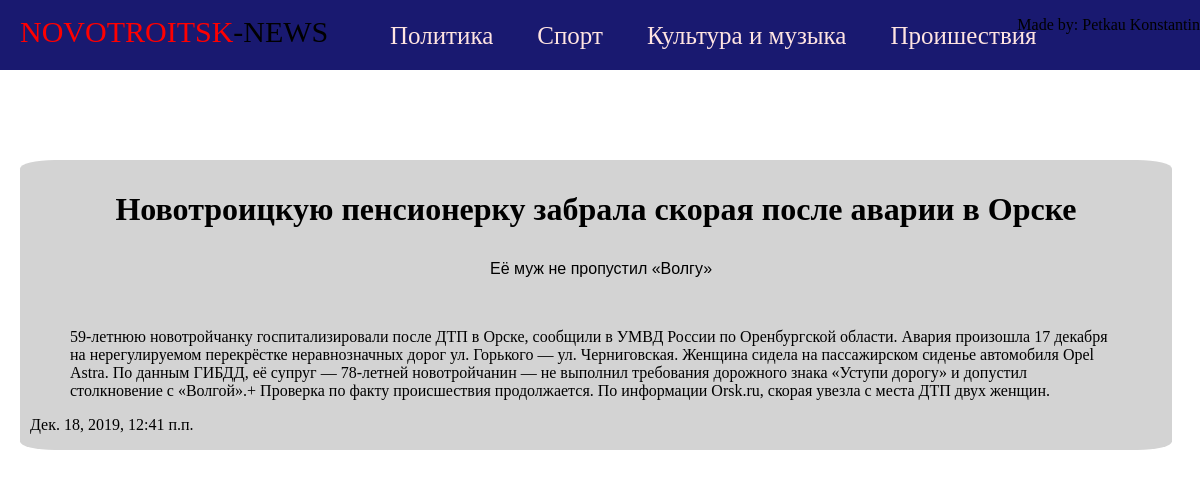
/4, run on the app's committed database.
### main/models.py (models this page shows, shortened)
class News_Article(models.Model):
	title = models.CharField(max_length = 100, verbose_name = 'Заголовок')
	subtitle = models.CharField(max_length = 300, verbose_name = 'Подзаголовок')
	text = models.TextField(verbose_name = 'Текст статьи')
	pub_date = models.DateTimeField(auto_now_add = True)
	citie = models.ForeignKey(Citie, on_delete = models.PROTECT, verbose_name = 'Город')
	category = models.ForeignKey(Category, on_delete = models.PROTECT, verbose_name = 'Категория')
	class Meta:
		verbose_name = 'Новостная статья'
		verbose_name_plural = 'Новостные статьи'
		ordering = ['-pub_date']

### main/views.py (the view)
# urls.py: path('<int:article_id>', views.article, name = 'article'),
def article(request, article_id):
	a = News_Article.objects.get(id = article_id)
	return render(request, 'main/article.html', {'news_article': a})

### templates/main/article.html
{%extends 'base.html'%}
{%block content%}
<div class='article_block'>
    <h1 class='article_title'>{{news_article.title}}</h1>
    <p class='article_subtitle'>{{news_article.subtitle}}</p><br>
    <p class='article_text'>{{news_article.text}}</p>
    <p>{{news_article.pub_date}}</p>
</div>
{%endblock%}

### static/main/style.css (style rules this page uses)
body { margin:0; padding:0; }
div { margin:20px; background:#D3D3D3; border-radius:3%; }
div h1 { padding:10px; }
div p { padding-left:10px; }
.article_title { text-align: center; }
.article_block { position:absolute; top:70px; width:96%; background:#D3D3D3; }
.article_subtitle { text-align: center; font-family:Arial; }
.article_text { padding-left:50px; padding-right:50px; }

### data on the page
News_Article: title "Новотроицкую пенсионерку забрала скорая после аварии в Орске", subtitle "Её муж не пропустил «Волгу»", text "59-летнюю новотройчанку госпитализировали после ДТП в Орске, сообщили в УМВД России по Оренбургской области. Авария произошла 17 декабря на нерегулируемом перекрёстке неравнозначных дорог ул. Горького — ул. Черниговская. Женщина сидела на пассажирском сиденье автомобиля Opel Astra. По данным ГИБДД, её супруг — 78-летней новотройчанин — не выполнил требования дорожного знака «Уступи дорогу» и допустил столкновение с «Волгой».+ Проверка по факту происшествия продолжается. По информации Orsk.ru, скорая увезла с места ДТП двух женщин.", pub_date "Дек. 18, 2019, 12:41 п.п."
